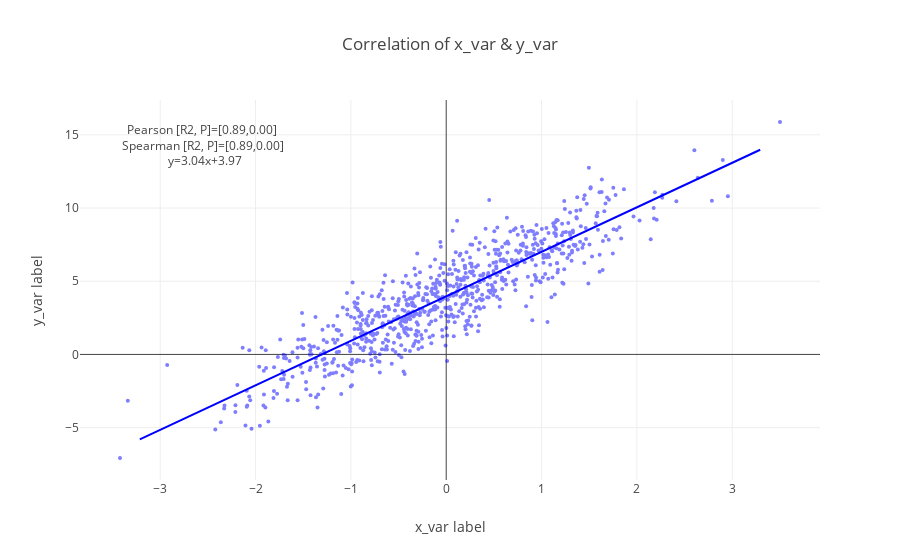

Notebook code for this chart:
### Markdown cell above
### Correlation Scatter Plots

Plot the relationship between two variables and automatically perform statistical tests for correlation including:
* Pearson's correlation (R^2 and P-value)
* Spearman's correlation (R^2 and P-value)
* Linear model of the two variables

### Code cell
data_source_1 = np.random.randn(800)
data_source_3 = 3*data_source_1 +4 + 1.5*np.random.randn(800)

psp.corrPlot(data_source_1, data_source_3, addCorr=True, addCorrLine=True, 
         title='Correlation of x_var & y_var', xlbl='x_var label', ylbl='y_var label')

### Figure 1 — Plotly figure (JSON) as saved in the notebook; plotly's stock layout.template omitted (floating-point values rounded to 4 significant figures; data arrays with more than 128 entries replaced by an {"elided": "..."} marker saying what was removed)
{"data": [{"legendgroup": null, "marker": {"color": "blue", "colorscale": "Portland", "showscale": false, "size": 4}, "mode": "markers", "name": "x_var", "opacity": 0.5, "text": "", "type": "scatter", "x": {"elided": "800 float values"}, "y": {"elided": "800 float values"}}, {"hoverinfo": "name+text", "hovertext": "Pearson [R2, P]=[0.89,0.00] <br> Spearman [R2, P]=[0.89,0.00] <br> y=3.04x+3.97", "legendgroup": null, "line": {"color": "blue"}, "mode": "lines", "name": "x_var corr", "showlegend": true, "type": "scatter", "x": [-3.214, 3.294], "y": [-5.807, 13.98]}], "layout": {"annotations": [{"showarrow": false, "text": "Pearson [R2, P]=[0.89,0.00] <br> Spearman [R2, P]=[0.89,0.00] <br> y=3.04x+3.97", "x": 0.05, "xref": "paper", "y": 0.95, "yref": "paper"}], "hovermode": "closest", "showlegend": false, "title": "Correlation of x_var & y_var", "xaxis": {"title": "x_var label"}, "yaxis": {"title": "y_var label"}}}
